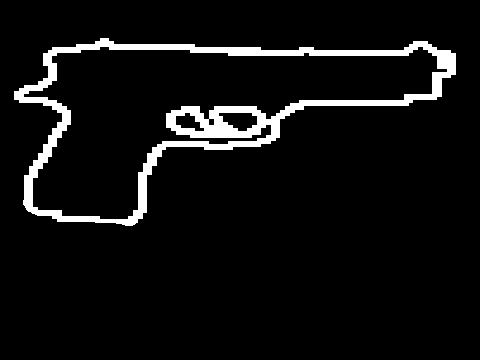
%> input picture 2_修改后/2.tiff, 480 x 360 px
$ octave --eval "GoodsDetection(imread('2.tiff'));"   (GNU Octave 9; MATLAB toolbox functions it lacks are replaced by stand-ins)
%> lines starting %> are read from the running program, lines starting %| are printed output that depends on the picture; in (x1, y1, x2, y2) boxes, pixels count from 0 and x2, y2 are one past the last pixel; in counts of white or black regions, pixels touching at a corner belong together; the program's own positions count from 1
### 2_修改后/getedge.m
function image_edge = getedge(image)
% 此函数有两个功能：
% 1.将读入图像进行二值化处理，主要为了突出图片中硬度物品。
% 2.将得到的二值图片进行边缘提取。
% image         RGB格式的输入图像
% image_edge    边缘提取后得到的二值化图像
R=image(:,:,1);
%> R: size 360x480 uint8; 6.2% white; 1 white region, box (x1, y1, x2, y2) and area: (14, 38, 456, 226) 10704
% 设置阈值
T=80/255;
% 根据阈值对灰度图片进行二值化处理
temp=im2bw(R,T);
% 对二值化图像进行边缘提取
image_edge=bwmorph(temp,'remove');
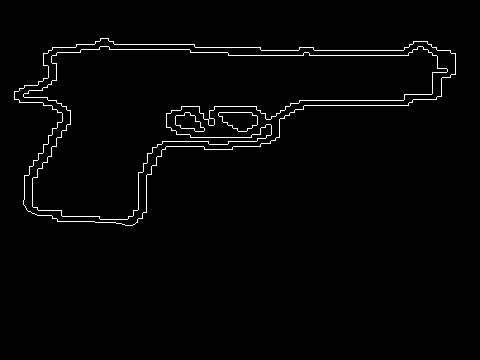
%> image_edge: size 360x480 logical; 1.8% white in thin lines or dots, all inside (x1, y1, x2, y2) = (14, 38, 456, 226)

### 2_修改后/getbigedge.m
function image_bigedge = getbigedge(image,num)
%> called with num = 300
% 此函数主要有两个功能：
% 1.将边缘提取后的图片进行膨胀化处理，使物体边缘尽可能完整，不会有中断。
% 2.将连通域小于num的边缘区域消除（即消除图像中的小物品）。
% image             边缘提取后的二值图片
% num               面积值，小于该数值的区域将会被消除
% image_bigedge     膨胀化和消除小物品之后的边缘图片

% 使用方形结构
SE=strel('square',2);
% 采用方形结构对图片进行膨胀
temp=imdilate(image,SE);
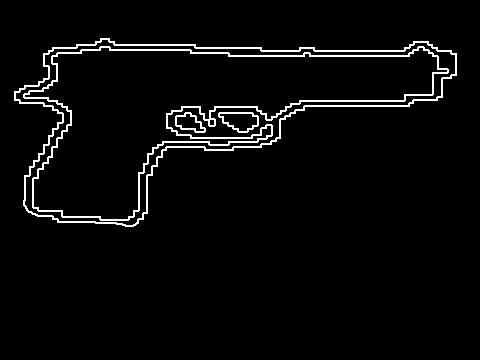
%> temp: size 360x480 logical; 3.6% white in thin lines or dots, all inside (x1, y1, x2, y2) = (14, 38, 457, 227)
%消除连通域小于num的边缘区域
image_bigedge=bwareaopen(temp,num);
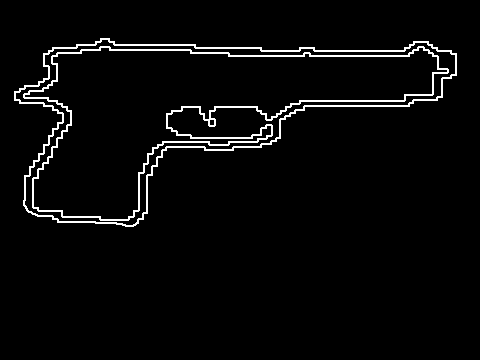
%> image_bigedge: size 360x480 logical; 3.4% white in thin lines or dots, all inside (x1, y1, x2, y2) = (14, 38, 457, 227)

### 2_修改后/isdanger.m
 function num_isdanger = isdanger(image)
%   此函数的功能是将图片与数据库中的危险物品做比较
%   相似，则输出字符，提示有危险物品，并且返回num_isdanger为1
%   不相似，这返回num_isdanger为0
%   image           输入一个需要和数据库比较的物体图像
%   num_isdanger    输出1说明该物体是危险物体，输出0说明该物体不是数据库中的危险物体
for i=1:1:2
    pathname=strcat('danger\危险图片\',num2str(i),'.tiff');
    temp=imread(pathname);
%   是否和库内危险物品匹配的标志置0
    num_isdanger=0;
%   旋转0—360度
    for t=0:5:360
%    image图像旋转t度
        temp1=imrotate(image,t,'nearest');
%    iamge图像变成标准的360x480大小的图片
        temp1=imresize(temp1,[360,480],'nearest');
%     求两个矩阵的相似度
        d=corr2(temp,temp1);
%     相似度超过20%，即认为是与该数据库一样的危险物品
        if(d>0.2)
%         输出提示字符串
%             msgbox('可能有危险物品','提示','warn');
%          可以自行设置提示框大小
%           h=msgbox('可能有危险物品','提示','warn');
%           set(h,'position',[100,200,200,100]);
%             是否和库内危险物品匹配的标志置1
%           读取报警声音，并播放该文件
            [y,fs]=wavread('danger\报警声\4031.wav');
            sound(y,fs);
            num_isdanger=num_isdanger+1;
            break;
        end
    end
    if(num_isdanger==1)
        break;
    end
end

### 2_修改后/GoodsDetection.m
function GoodsDetection (Image)
%该程序是用于安检图片危险物品的检测。
%当图片中有与数据库一样的危险物品时，程序输入字符有危险物品。
%当图片中没有与数据一样的危险物品但有形状又过大的硬度物品时，程序会显示图片。
%当图片中没有与数据库一样的危险物品也没有形状过大的硬度物品时，程序不做任何操作。
%Image      传入需要检测的安检图像


% 获取图片边缘
r1=getedge(Image);
% 获取去除小区域的图片
r2=getbigedge(r1,300);
% 对不同连通域进行标记
[L,num]=bwlabel(r2,8);
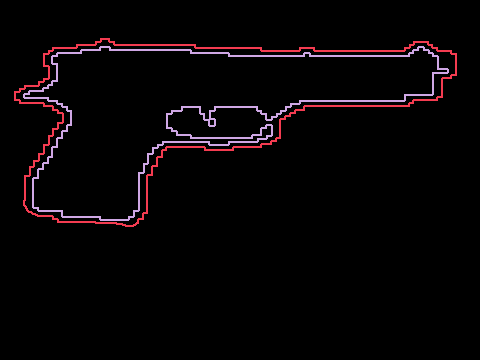
%> L: size 360x480 double; 3 distinct labels, from 0 to 2; one colour per label, 0 black
%> num = 2
% 分割出不同连通域的物体图片
s=regionprops(L,'Image');
%> s = 2 items
%> the run ends on the next line

if(num<2)
%     程序终止

end
% 是否检测出危险物品的标记置0
temp=0;
%
% axes(handles.axes_dst);
for i=2:num
%     检测是否有与数据库相似的危险物品
    num_isdanger=isdanger(s(i).Image);
%     有与数据库相似的危险物品，直接跳出循环
    if(num_isdanger~=0)
%         是否检测出危险物品的标记置1
        temp=temp+1;
        imshow(Image);
        title('检测出有危险物品');
        msgbox('可能有危险物品','提示','warn');
        break;
    end
end
% 没有检测出与数据库相似的危险物品，显示原图，由人工去检测
if(temp==0)
    imshow(Image);
    title('人工检测');
end
